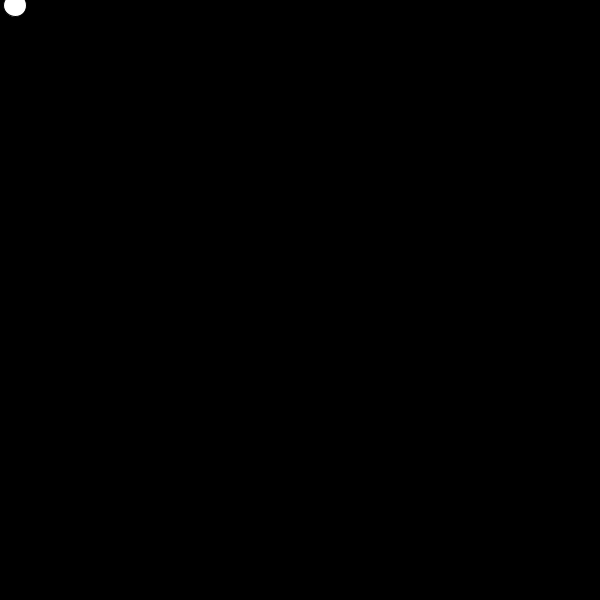
Frame 1 (no input)
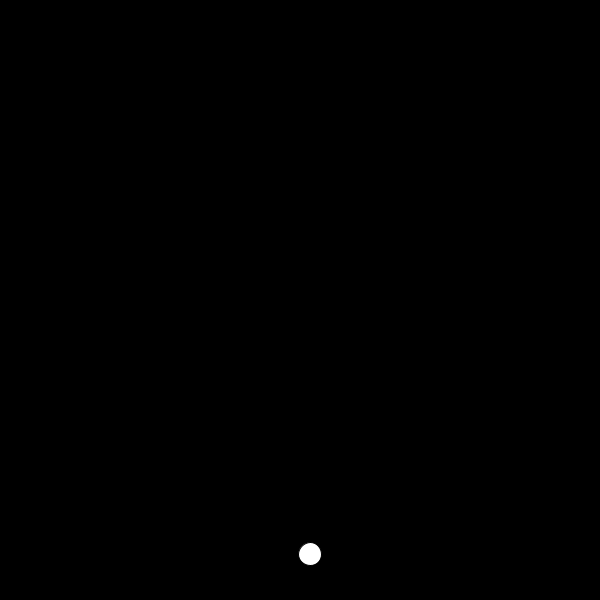
Frame 60 (the mouse pressed at the canvas centre just before this capture)
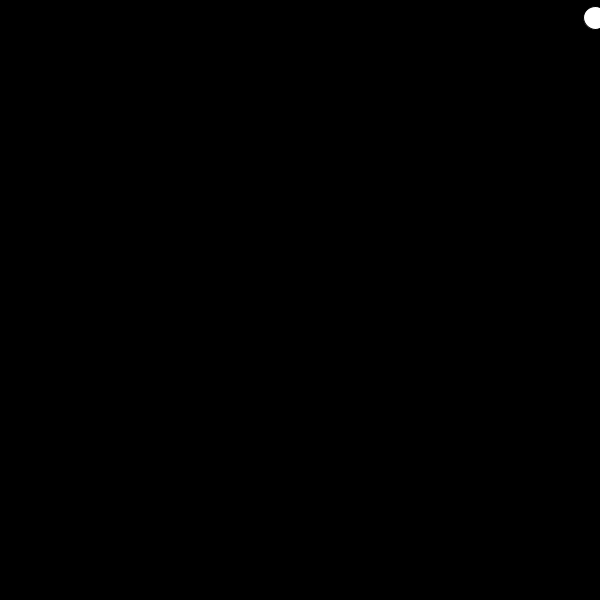
Frame 120 (the mouse held since frame 60 and released just before this capture)

The Processing sketch that drew these frames (run headless with seeded random() and noise(); from frame 60 on, the mouse is pressed at the canvas centre):

// Processing sketch: processing_50654
// ── processing_50654.pde

//Ball bounce by Bogat Bockman
//The Impossaball
float x;
float y;
float xV;
float yV;
float xa;
float ya;



//runs once
void setup(){
  size(600,600);
  //Assign value
  reset();
}

//this is run at 60fps}
void draw(){
  background(0);
  yV += ya*1.5;//causes ball to accelerate downward each 
  x += xV;
  y += yV;
  if(x > 600){
    x = 600;
    xV *= -1;
    ya *= -1;
    }else if (x < 0){
    x = 0;
    xV *= -1;
  }
    if(y > 600){
    y = 600;
    yV *= -1;    
  }else if (y < 0){
    y = 0;
    yV *= -1;
    
  }


  ellipse(x,y,23,23);
  println(x);
  println(y);
  
}
/*weavermount helped debug and make this work. 
Without him I would still be at ther level of "Screen saver thing"
*/
void reset(){
  x = 10;//floor(random(0));
  y = 5;//floor(random(1,10));
  xV = 5;//floor(random(-10,10));
  yV = 0;//floor(random(-10,10));
  xa = .2;
  ya = .2;
  
}
